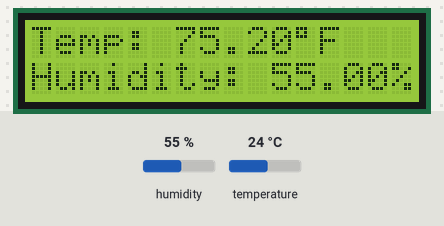
A sketch run on a simulated Arduino Uno, built with avr-gcc and run on an emulated ATmega328P. Shown: 16×2 character LCD. Wiring (inferred from the names in the program): DHT11 sensor: data pin 6. The test bench sets the inputs (shaded band); at power-on: humidity 55 %, temperature 24 °C.

Above: at 1.2 s.
1.3 s: humidity set to 22 %
At 3.2 s:
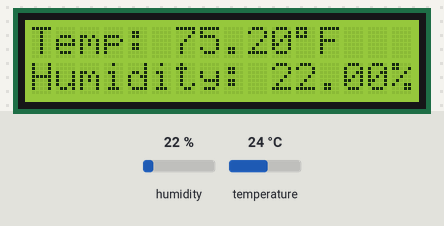
4.0 s: temperature set to 12 °C
At 4.4 s:
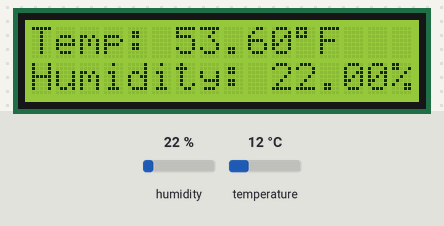
6.7 s: humidity set to 40 %
At 9.3 s:
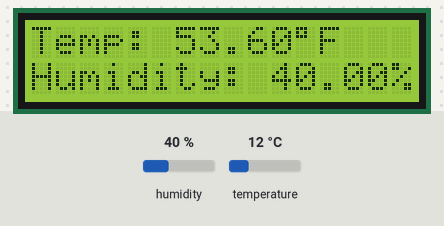
9.6 s: temperature set to 19 °C
At 10.7 s:
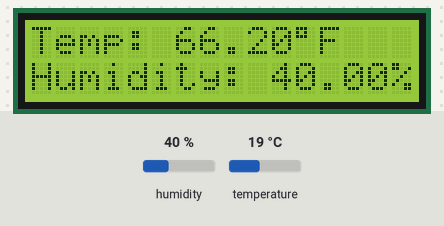
Timing chart, 0 to 12.6 s (numbered marks = the images above; inputs shaded):
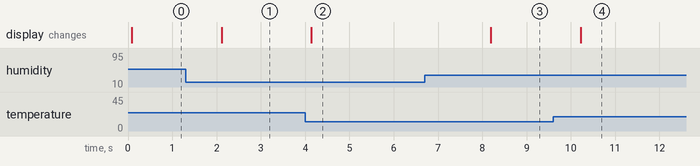

The sketch:

TEMP_and_HUM_on_LCD.ino
```cpp
#include <dht.h>
#include <LiquidCrystal.h>

LiquidCrystal lcd(12, 11, 5, 4, 3, 2);

dht DHT;

#define DHT11_PIN 6

void setup(){
  lcd.begin(16, 2);
}

void loop(){
  int chk = DHT.read11(DHT11_PIN);
  lcd.setCursor(0,0);
  lcd.print("Temp: ");
  float temp = ( DHT.temperature * 1.8 ) + 32;
  lcd.print(temp);
  lcd.print((char)223);
  lcd.print("F");
  lcd.setCursor(0,1);
  lcd.print("Humidity: ");
  lcd.print(DHT.humidity);
  lcd.print("%");
  delay(2000);
}
```

Measured:
- after the input at 1.3 s, the display: changes after 0.82 s (image 1)
- after the input at 4.0 s, the display: changes after 0.14 s (image 2)
- after the input at 6.7 s, the display: changes after 1.5 s (image 3)
- after the input at 9.6 s, the display: changes after 0.62 s (image 4)
